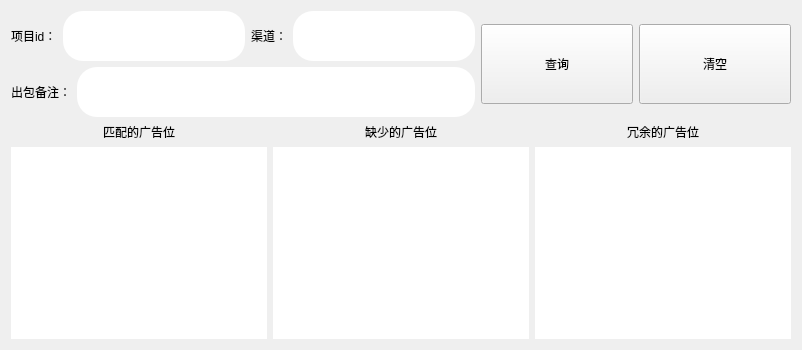
     <widget class="QWidget" name="than_cfg">
      <attribute name="title">
       <string>确认广告配置</string>
      </attribute>
      <layout class="QVBoxLayout" name="verticalLayout_36">
       <item>
        <layout class="QHBoxLayout" name="horizontalLayout_17" stretch="6,4">
         <item>
          <layout class="QVBoxLayout" name="verticalLayout_32">
           <item>
            <layout class="QHBoxLayout" name="horizontalLayout_14">
             <item>
              <widget class="QLabel" name="label_19">
               <property name="styleSheet">
                <string notr="true">font: 14pt &quot;幼圆&quot;;</string>
               </property>
               <property name="text">
                <string>项目id：</string>
               </property>
              </widget>
             </item>
             <item>
              <widget class="QLineEdit" name="prid_2">
               <property name="minimumSize">
                <size>
                 <width>0</width>
                 <height>50</height>
                </size>
               </property>
               <property name="styleSheet">
                <string notr="true">font: 12pt &quot;微软雅黑&quot;;
color: rgb(170, 255, 127);
border-radius: 20px;
</string>
               </property>
              </widget>
             </item>
             <item>
              <widget class="QLabel" name="label_20">
               <property name="styleSheet">
                <string notr="true">font: 14pt &quot;幼圆&quot;;</string>
               </property>
               <property name="text">
                <string>渠道：</string>
               </property>
              </widget>
             </item>
             <item>
              <widget class="QLineEdit" name="app_chan_2">
               <property name="minimumSize">
                <size>
                 <width>0</width>
                 <height>50</height>
                </size>
               </property>
               <property name="styleSheet">
                <string notr="true">font: 12pt &quot;微软雅黑&quot;;
color: rgb(170, 255, 127);
border-radius: 20px;</string>
               </property>
              </widget>
             </item>
            </layout>
           </item>
           <item>
            <layout class="QHBoxLayout" name="horizontalLayout_15">
             <item>
              <widget class="QLabel" name="label_25">
               <property name="styleSheet">
                <string notr="true">font: 14pt &quot;幼圆&quot;;</string>
               </property>
               <property name="text">
                <string>出包备注：</string>
               </property>
              </widget>
             </item>
             <item>
              <widget class="QLineEdit" name="package_info">
               <property name="minimumSize">
                <size>
                 <width>0</width>
                 <height>50</height>
                </size>
               </property>
               <property name="styleSheet">
                <string notr="true">font: 14pt &quot;微软雅黑&quot;;
color: rgb(170, 255, 127);
border-radius: 20px;</string>
               </property>
               <property name="text">
                <string/>
               </property>
              </widget>
             </item>
            </layout>
           </item>
          </layout>
         </item>
         <item>
          <layout class="QHBoxLayout" name="horizontalLayout_16">
           <item>
            <widget class="QPushButton" name="select_ad_2">
             <property name="minimumSize">
              <size>
               <width>0</width>
               <height>80</height>
              </size>
             </property>
             <property name="styleSheet">
              <string notr="true">QPushButton{border-radius:10px;font: 24pt &quot;幼圆&quot;;background-color: rgb(0, 0, 91)}
QPushButton:pressed{background-color:rgb(167, 167, 167);};</string>
             </property>
             <property name="text">
              <string>查询</string>
             </property>
             <property name="icon">
              <iconset resource="images.qrc">
               <normaloff>:/sscom.ico</normaloff>:/sscom.ico</iconset>
             </property>
             <property name="iconSize">
              <size>
               <width>24</width>
               <height>24</height>
              </size>
             </property>
            </widget>
           </item>
           <item>
            <widget class="QPushButton" name="clean_ad_text_2">
             <property name="minimumSize">
              <size>
               <width>0</width>
               <height>80</height>
              </size>
             </property>
             <property name="styleSheet">
              <string notr="true">QPushButton{border-radius:10px;font: 24pt &quot;幼圆&quot;;color: rgb(255, 255, 127);background-color: rgb(76, 76, 0)}
QPushButton:pressed{background-color:rgb(167, 167, 167);};</string>
             </property>
             <property name="text">
              <string>清空</string>
             </property>
             <property name="icon">
              <iconset resource="images.qrc">
               <normaloff>:/lajitong.png</normaloff>:/lajitong.png</iconset>
             </property>
             <property name="iconSize">
              <size>
               <width>24</width>
               <height>24</height>
              </size>
             </property>
            </widget>
           </item>
          </layout>
         </item>
        </layout>
       </item>
       <item>
        <layout class="QHBoxLayout" name="horizontalLayout_18">
         <item>
          <layout class="QVBoxLayout" name="verticalLayout_33">
           <item>
            <widget class="QLabel" name="label_22">
             <property name="styleSheet">
              <string notr="true">font: 16pt &quot;幼圆&quot;;</string>
             </property>
             <property name="text">
              <string>匹配的广告位</string>
             </property>
             <property name="alignment">
              <set>Qt::AlignCenter</set>
             </property>
            </widget>
           </item>
           <item>
            <widget class="QTextBrowser" name="match_text">
             <property name="styleSheet">
              <string notr="true">font: 12pt &quot;微软雅黑&quot;;
border-radius: 20px;
</string>
             </property>
            </widget>
           </item>
          </layout>
         </item>
         <item>
          <layout class="QVBoxLayout" name="verticalLayout_34">
           <item>
            <widget class="QLabel" name="label_23">
             <property name="styleSheet">
              <string notr="true">font: 16pt &quot;幼圆&quot;;</string>
             </property>
             <property name="text">
              <string>缺少的广告位</string>
             </property>
             <property name="alignment">
              <set>Qt::AlignCenter</set>
             </property>
            </widget>
           </item>
           <item>
            <widget class="QTextBrowser" name="lack_text">
             <property name="styleSheet">
              <string notr="true">font: 12pt &quot;微软雅黑&quot;;
border-radius: 20px;
</string>
             </property>
            </widget>
           </item>
          </layout>
         </item>
         <item>
          <layout class="QVBoxLayout" name="verticalLayout_35">
           <item>
            <widget class="QLabel" name="label_24">
             <property name="styleSheet">
              <string notr="true">font: 16pt &quot;幼圆&quot;;</string>
             </property>
             <property name="text">
              <string>冗余的广告位</string>
             </property>
             <property name="alignment">
              <set>Qt::AlignCenter</set>
             </property>
            </widget>
           </item>
           <item>
            <widget class="QTextBrowser" name="tmr_text">
             <property name="styleSheet">
              <string notr="true">font: 12pt &quot;微软雅黑&quot;;
border-radius: 20px;
</string>
             </property>
            </widget>
           </item>
          </layout>
         </item>
        </layout>
       </item>
      </layout>
     </widget>
